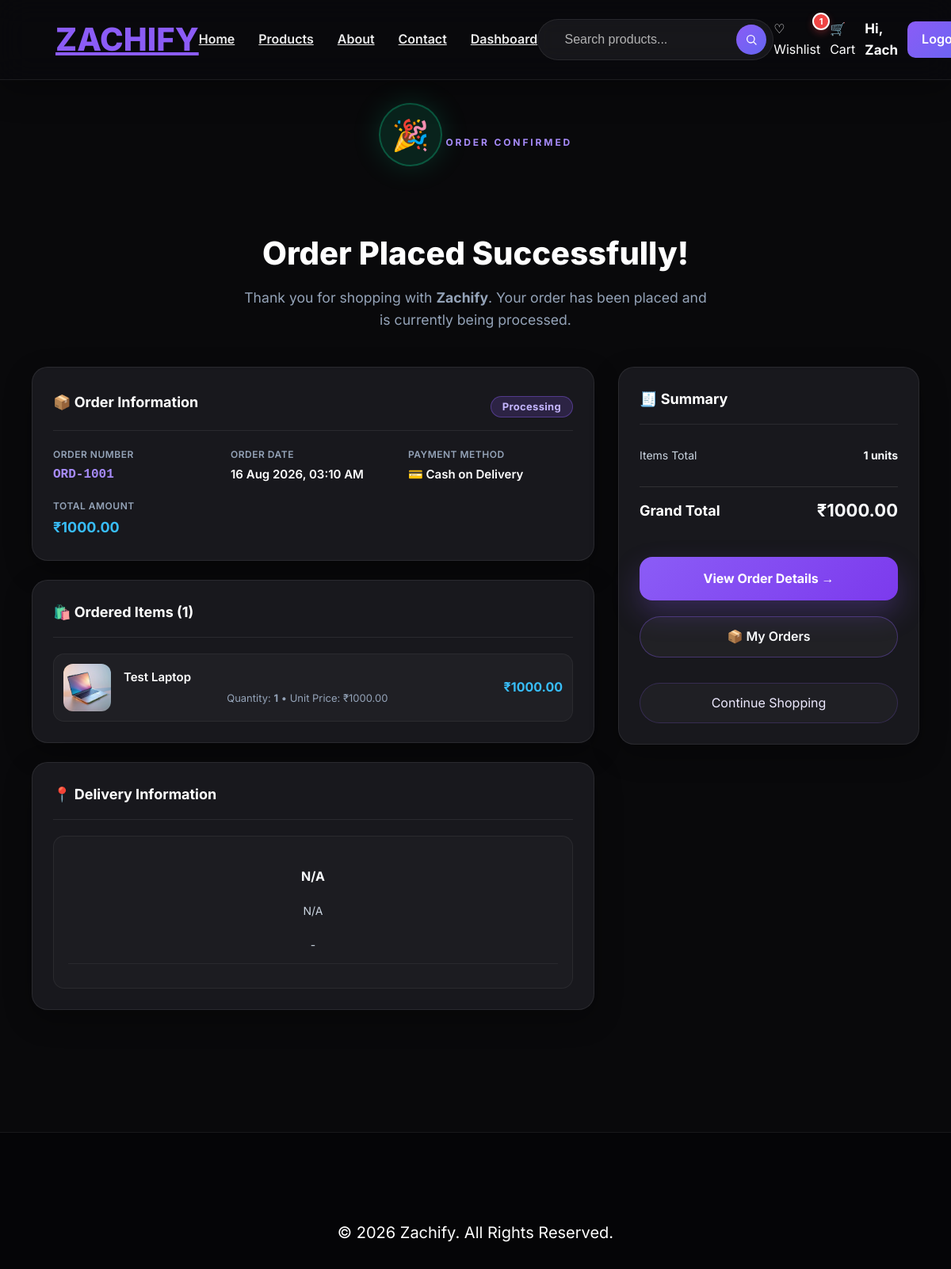
The page /order-success/1 (signed in) on the database as committed earlier.
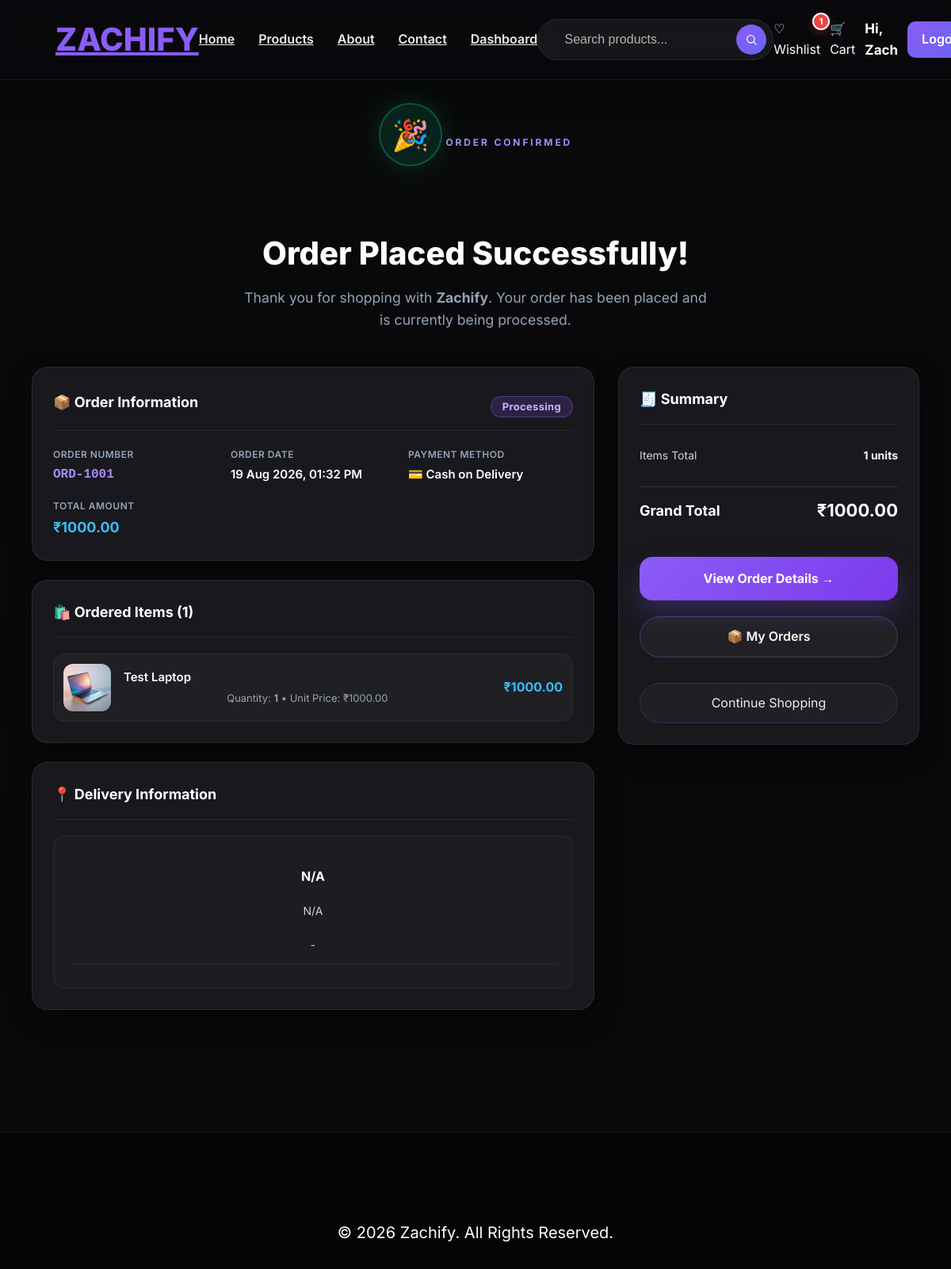
The same page on the database as committed later.
### app.py (models this page shows)
class Order(db.Model):
    id = db.Column(db.Integer, primary_key=True)
    user_id = db.Column(db.Integer, db.ForeignKey("user.id"), nullable=False)
    order_number = db.Column(db.String(50), unique=True, nullable=False)
    status = db.Column(db.String(50), nullable=False, default="Pending")
    total_amount = db.Column(db.Float, nullable=False, default=0.0)
    shipping_full_name = db.Column(db.String(120), nullable=True)
    shipping_email = db.Column(db.String(120), nullable=True)
    shipping_phone = db.Column(db.String(30), nullable=True)
    shipping_address = db.Column(db.String(300), nullable=True)
    shipping_city = db.Column(db.String(100), nullable=True)
    shipping_state = db.Column(db.String(100), nullable=True)
    shipping_pin = db.Column(db.String(20), nullable=True)
    payment_method = db.Column(db.String(50), nullable=True, default="Cash on Delivery")
    created_at = db.Column(db.DateTime, default=datetime.utcnow)
    items = db.relationship("OrderItem", backref="order", lazy=True, cascade="all, delete-orphan")

### app.py (the view)
@app.route("/order-success/<int:order_id>")
def order_success(order_id):
    if "user_id" not in session:
        flash("Please login to view your order confirmation.", "danger")
        return redirect(url_for("login"))
    order = Order.query.filter_by(id=order_id, user_id=session["user_id"]).first_or_404()
    return render_template("order_success.html", order=order)

### app.py (called while the page is built)
def get_current_user():
    user = None
    user_id = session.get("user_id")
    if user_id:
        user = User.query.get(user_id)
    else:
        username = session.get("username")
        if username:
            user = User.query.filter_by(username=username).first()
    if user and user.email and user.email.lower() in {e.lower() for e in DEFAULT_ADMIN_EMAILS} and not user.is_admin:
        user.is_admin = True
        try:
            db.session.commit()
        except Exception:
            pass
    return user

@app.context_processor
def cart_count():
    cart = session.get("cart", {})
    total_quantity = sum(cart.values())
    current_user = get_current_user()
    wishlist_count = 0
    if current_user:
        wishlist_count = Wishlist.query.filter_by(user_id=current_user.id).count()
    return {"cart_count": total_quantity, "wishlist_count": wishlist_count, "current_user": current_user}

### templates/order_success.html (shortened to what the changed rows need)
{% extends "base.html" %}
{% block content %}
<section class="order-success-page">
    <div class="order-success-hero">
        <h1>Order Placed Successfully!</h1>
    </div>
    <div class="order-success-shell">
        <div class="success-main-column">
            <div class="success-card">
                <div class="success-card-header">
                    <h3>📦 Order Information</h3>
                    <span class="status-badge {{ order.status|lower }}">
                        {{ order.status }}
                    </span>
                </div>
                <div class="success-meta-grid">
                    <div class="success-meta-item">
                        <span class="meta-label">Order Number</span>
                        <strong class="meta-value order-code">{{ order.order_number }}</strong>
                    </div>
                    <div class="success-meta-item">
                        <span class="meta-label">Order Date</span>
                        <span class="meta-value">{{ order.created_at.strftime("%d %b %Y, %I:%M %p") }}</span>
                    </div>
                    <div class="success-meta-item">
                        <span class="meta-label">Payment Method</span>
                        <span class="meta-value">💳 {{ order.payment_method or 'Cash on Delivery' }}</span>
                    </div>
                    <div class="success-meta-item">
                        <span class="meta-label">Total Amount</span>
                        <strong class="meta-value total-highlight">₹{{ "%.2f"|format(order.total_amount) }}</strong>
                    </div>
                </div>
            </div>
            <div class="success-card">
                <div class="success-address-box">
                    <p class="address-recipient"><strong>{{ order.shipping_full_name or 'N/A' }}</strong></p>
                    <p class="address-line">{{ order.shipping_address or 'N/A' }}</p>
                    <p class="address-city-state">
                        {{ order.shipping_city or '' }}{% if order.shipping_city and order.shipping_state %}, {% endif %}{{ order.shipping_state or '' }} - {{ order.shipping_pin or '' }}
                    </p>
                    <div class="address-contact-details">
                    </div>
                </div>
            </div>
        </div>
        <aside class="success-aside">
            <div class="success-card summary-card">
                <div class="summary-list">
                    <div class="summary-row total-row">
                        <span>Grand Total</span>
                        <strong class="grand-total-val">₹{{ "%.2f"|format(order.total_amount) }}</strong>
                    </div>
                </div>
            </div>
        </aside>
    </div>
</section>
{% endblock %}

Rows that differ between the two databases and show on the page:
changed Order "ORD-1001": created_at "16 Aug 2026, 03:10 AM" → "19 Aug 2026, 01:32 PM"
